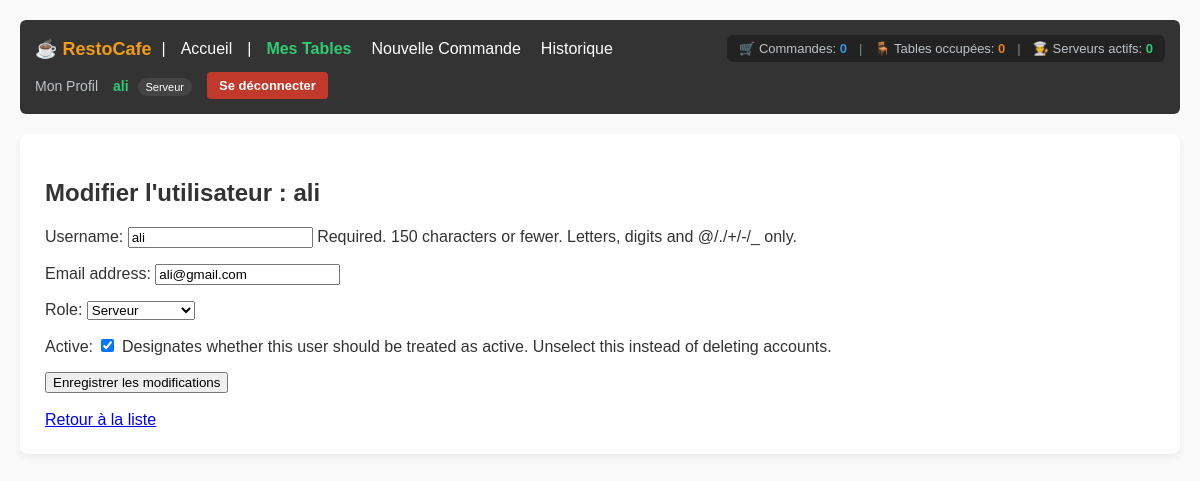
Before: /users/2/edit/ with the older database file.
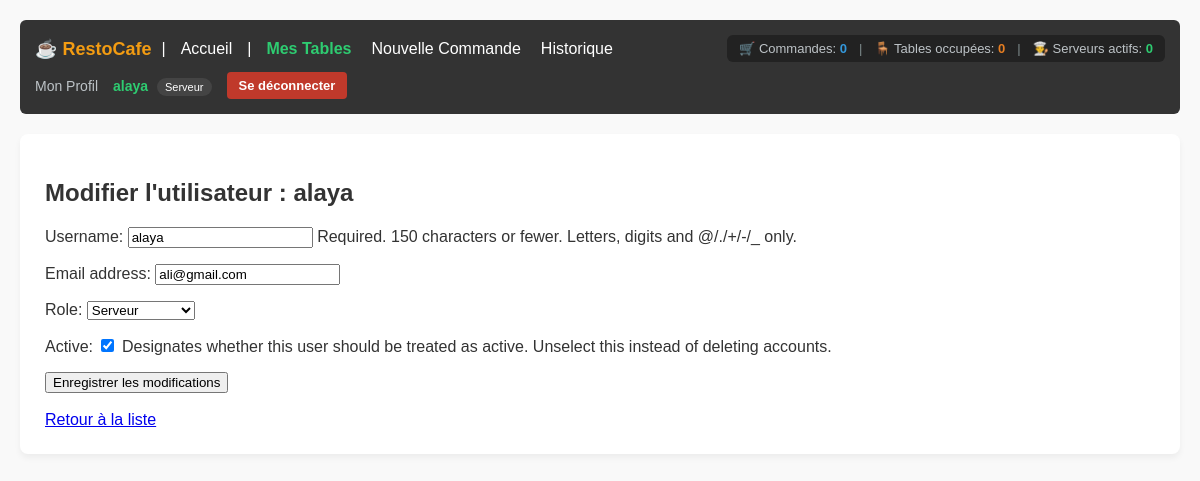
After: the same page with the newer database file.
### accounts/models.py (models this page shows, shortened)
class User(AbstractUser):
  ROLE_CHOICES = (
      ('admin', 'Administrateur'),
      ('serveur', 'Serveur'),
      ('cuisine', 'Cuisinier'),
  )
  role = models.CharField(
      max_length=20, choices=ROLE_CHOICES, default='serveur'
  )
  tel = models.CharField(max_length=20, blank=True, null=True)
  photo = models.ImageField(upload_to='profils/', blank=True, null=True)

### accounts/views.py (the view)
# urls.py: path('users/<int:pk>/edit/', UserUpdateView.as_view(), name='user_edit'),
class UserUpdateView(UpdateView):
  model = User
  form_class = CustomUserChangeForm
  template_name = 'accounts/user_form.html'
  success_url = reverse_lazy('accounts:user_list')

### accounts/forms.py
class CustomUserChangeForm(UserChangeForm):
  password = None
  class Meta:
    model = User
    fields = ('username', 'email', 'role', 'is_active')

### accounts/context_processors.py (called while the page is built, shortened)
def restaurant_stats(request):
    if not request.user.is_authenticated:
        return {}

### accounts/templates/accounts/user_form.html (shortened to what this page needs)
{% extends 'base.html' %}
{% block content %}
    <h2>Modifier l'utilisateur : {{ object.username }}</h2>
    <form method="post">
        {{ form.as_p }}
        <button type="submit">Enregistrer les modifications</button>
    </form>
    <br>
    <a href="{% url 'accounts:user_list' %}">Retour à la liste</a>
{% endblock %}

### templates/navbar.html (shortened to what this page needs)
<nav style="background: #333; color: #fff; padding: 15px; margin-bottom: 20px; border-radius: 6px; display: flex; justify-content: space-between; align-items: center; flex-wrap: wrap; gap: 10px;">
    <div style="display: flex; align-items: center; gap: 10px; flex-wrap: wrap;">
        <strong style="font-size: 18px; color: #f39c12;">☕ RestoCafe</strong> |
        <a href="{% url 'accounts:home' %}" style="color: #fff; text-decoration: none; margin: 0 5px;">Accueil</a>
        {% if user.is_authenticated %}
            |
            {% if user.role == 'admin' or user.is_superuser %}
                <a href="{% url 'accounts:admin_dashboard' %}" style="color: #3498db; text-decoration: none; margin: 0 5px; font-weight: bold;">Dashboard Admin</a>
                <a href="{% url 'accounts:user_list' %}" style="color: #fff; text-decoration: none; margin: 0 5px;">Utilisateurs</a>
                <a href="{% url 'tables:table_list' %}" style="color: #fff; text-decoration: none; margin: 0 5px;">Tables</a>
                <a href="{% url 'commandes:commande_list' %}" style="color: #fff; text-decoration: none; margin: 0 5px;">Commandes</a>
            {% elif user.role == 'serveur' %}
                <a href="{% url 'tables:serveur_dashboard' %}" style="color: #2ecc71; text-decoration: none; margin: 0 5px; font-weight: bold;">Mes Tables</a>
                <a href="{% url 'commandes:commande_add' %}" style="color: #fff; text-decoration: none; margin: 0 5px;">Nouvelle Commande</a>
                <a href="{% url 'commandes:commande_list' %}" style="color: #fff; text-decoration: none; margin: 0 5px;">Historique</a>
            {% elif user.role == 'cuisine' %}
                <a href="{% url 'commandes:cuisine_dashboard' %}" style="color: #f39c12; text-decoration: none; margin: 0 5px; font-weight: bold;">Dashboard Cuisine</a>
            {% endif %}
        {% endif %}
    </div>
    {% if user.is_authenticated %}
        <div style="display: flex; align-items: center; gap: 12px; background: #222; padding: 6px 12px; border-radius: 6px; font-size: 13px;">
            <span style="color: #bdc3c7;" title="Commandes totales">
                🛒 Commandes: <strong style="color: #3498db;">{{ stat_commandes|default:0 }}</strong>
            </span>
            <span style="color: #7f8c8d;">|</span>
            <span style="color: #bdc3c7;" title="Tables occupées">
                🪑 Tables occupées: <strong style="color: #e67e22;">{{ stat_tables_occupees|default:0 }}</strong>
            </span>
            <span style="color: #7f8c8d;">|</span>
            <span style="color: #bdc3c7;" title="Serveurs actifs">
                👨‍🍳 Serveurs actifs: <strong style="color: #2ecc71;">{{ stat_serveurs|default:0 }}</strong>
            </span>
        </div>
    {% endif %}
    <div style="display: flex; align-items: center; gap: 15px;">
        {% if user.is_authenticated %}
            <a href="{% url 'accounts:profile' %}" style="color: #bdc3c7; text-decoration: none; font-size: 14px;">Mon Profil</a>
            <span style="color: #2ecc71; font-size: 14px;">
                <strong>{{ user.username }}</strong>
                <span style="background: #444; color: #fff; padding: 3px 8px; border-radius: 10px; font-size: 11px; margin-left: 5px;">{{ user.get_role_display|default:user.role }}</span>
            </span>
            <form action="{% url 'accounts:logout' %}" method="post" style="display: inline; margin: 0;">
                <button type="submit" style="background: #c0392b; color: white; border: none; padding: 6px 12px; border-radius: 4px; cursor: pointer; font-size: 13px; font-weight: bold;">Se déconnecter</button>
            </form>
        {% else %}
            <span style="color: #e74c3c; font-size: 14px;">Non connecté</span>
            <a href="{% url 'accounts:login' %}" style="color: #fff; text-decoration: none; padding: 6px 12px; background: #2980b9; border-radius: 4px; font-size: 13px; font-weight: bold;">Connexion</a>
        {% endif %}
    </div>
</nav>

Changed rows visible on the page:
changed User "Serveur": username "ali" → "alaya"
